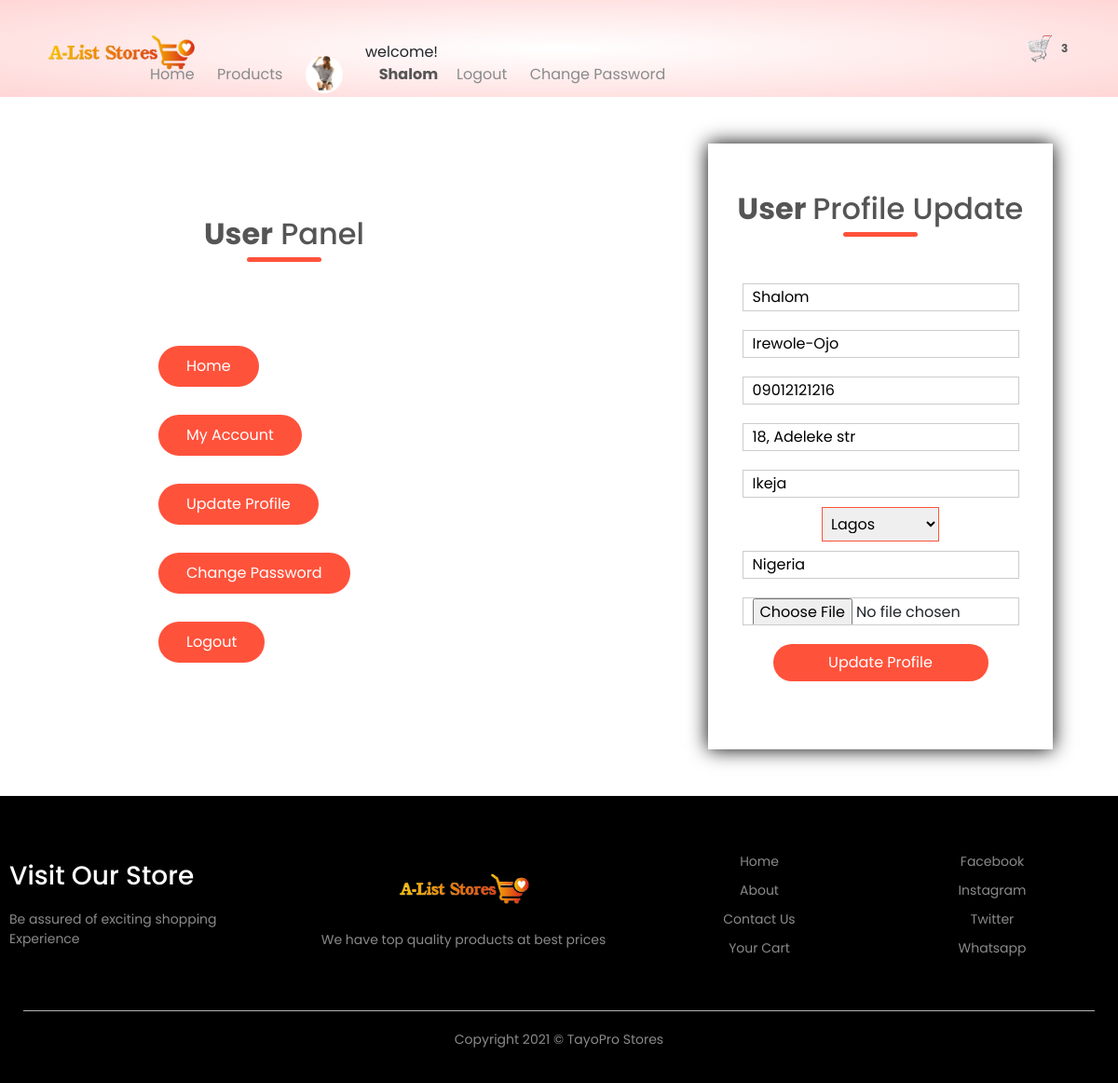
/update/ (signed in), run on the app's committed database.
### home/models.py (models this page shows, shortened)
class Setting (models.Model):
    STATUS = (
        ('True', 'True'),
        ('False', 'False'),
    )
    title = models.CharField (max_length=100)
    keywords = models.CharField (max_length=255)
    description = models.CharField (max_length=255, null=True)
    company = models.CharField (max_length=50, null=True)
    address = models.CharField (max_length=50, null=True)
    phone = models.CharField (null=True, max_length=15)
    email = models.CharField (blank=True, max_length=50)
    icon = models.ImageField (blank=True, null=True, upload_to = 'images/')
    logo = models.ImageField (blank=True, null=True, upload_to = 'images/')
    cart_icon = models.ImageField (blank=True, null=True, upload_to = 'images/')
    menu_icon = models.ImageField (blank=True, null=True, upload_to = 'images/')
    facebook = models.CharField (blank=True, max_length=50)
    instagram = models.CharField (blank=True, max_length=50)
    twitter = models.CharField (blank=True, max_length=50)
    created_at = models.DateTimeField (auto_now_add=True)
    updated_at = models.DateTimeField (auto_now=True)
    about = RichTextUploadingField (blank=True)
    about2 = RichTextUploadingField (blank=True, default = 'This is Alist Store. The store with the best of the best products to offer.')
    contact = RichTextUploadingField (blank=True)
    status = models.CharField (max_length=10, choices=STATUS)

### users/models.py (models this page shows, shortened)
class UserProfile(models.Model):
    user = models.OneToOneField(User, blank=True, null=True, on_delete=models.CASCADE)
    first_name = models.CharField(blank=True, max_length=20, null=True)
    last_name = models.CharField(blank=True, max_length=20, null=True)
    phone = models.CharField(blank=True, max_length=15)
    address = models.CharField(blank=True, max_length=15)
    city = models.CharField(blank=True, max_length=15)
    state = models.CharField(blank=True, max_length=15)
    country = models.CharField(blank=True, max_length=15)
    zipcode = models.CharField(blank=True, max_length=15)
    image = models.ImageField(blank=True, null=True, upload_to='images/users/', default='defaultpic.jpg')
    def image_tag(self):
        return mark_safe('<img scr="{}" height="50"/>'.format(self.image.url))
    image_tag.short_description = 'Image'
    class Meta:
        db_table = 'userprofile'
        managed = True
        verbose_name = 'UserProfile'
        verbose_name_plural = 'UserProfiles'

### users/views.py (the view)
# urls.py: path('update/', UsersViews.userupdate, name='userupdate'),
@login_required(login_url='/login')
def userupdate(request):
    if request.method == 'POST':
        profileform = ProfileUpdateForm(request.POST, request.FILES, instance=request.user.userprofile)
        if profileform.is_valid:
            profileform.save()
            messages.success(request, 'Your Account has been updated!')
            return redirect('user')
    else:
        profileform = ProfileUpdateForm(instance=request.user.userprofile)
        setting = Setting.objects.get(pk=1)
        category = Category.objects.all()
        offer = Product.objects.get(offer= True)
        profile = UserProfile.objects.filter(user_id=request.user.id).first()
        context = {
            'profileform': profileform,
            'setting': setting,
            'category': category,
            'profile': profile,
            'offer': offer,
        }
    return render (request, 'userupdate.html', context)

### users/forms.py
class ProfileUpdateForm(forms.ModelForm):
    class Meta:
        model = UserProfile
        fields = ('first_name', 'last_name', 'phone', 'address', 'city', 'state', 'country', 'image')
        widgets = {
            'first_name': TextInput(attrs={'class': 'input', 'placeholder': 'First Name'}),
            'last_name': TextInput(attrs={'class': 'input', 'placeholder': 'Last Name'}),
            'email': EmailInput(attrs={'class': 'input', 'placeholder': 'Email Address'}),
            'phone': TextInput(attrs={'class': 'input', 'placeholder': 'Phone'}),
            'address': TextInput(attrs={'class': 'input', 'placeholder': 'Address'}),
            'city': TextInput(attrs={'class': 'input', 'placeholder': 'city'}),
            'state': Select(attrs={'class': 'input', 'placeholder': 'State'}, choices= STATE),
            'country': TextInput(attrs={'class': 'input', 'placeholder': 'Country'}),
            'image': FileInput(attrs={'placeholder': 'image'}),
        }

### home/context_processor.py (called while the page is built)
def cartcount(request):
    cartcount = ShopCart.objects.filter(order_placed=False).filter(user__username=request.user.username)
    total_quantity = 0
    for item in cartcount:
        total_quantity += item.quantity
    context = {'itemcount': total_quantity}
    return context

### users/templates/userupdate.html (shortened to what this page needs)
{% extends 'base.html' %}
{% load static %}
{% block header %} {% include "prod-header.html" %} {% endblock header %}
{% block content %}
    <div class="profileupdate-page">
        <div class="container">
            <div class="row">
                <div class="col-2">
                    <h2  class="title"><strong>User</strong> Panel</h2>
                    <ul class="panel">
                        <li><a class="buttons" href="{% url 'index' %}">Home</a></li>
                        <li><a class="buttons" href="{% url 'user' %}">My Account</a></li>
                        <li><a class="buttons" href="{% url 'userupdate' %}">Update Profile</a></li>
                        <li><a class="buttons" href="{% url 'userpassword' %}">Change Password</a></li>
                        <li><a class="buttons" href="{% url 'logoutfunc' %}">Logout</a></li>
                    </ul>
                </div>
                <div class="col-2">
                    <div class="form-container">
                        <div class="form-buttons">
                            <h2 style="margin-top: 20px;" class="title"><strong>User </strong> Profile Update</h2>
                        </div>
                        <form action="{% url 'userupdate' %}" method="POST" enctype="multipart/form-data">
                                {{profileform.first_name}}
                                {{profileform.last_name}}
                                {{profileform.phone}}
                                {{profileform.address}}
                                {{profileform.city}}
                                {{profileform.state}}
                                {{profileform.country}}
                                {{profileform.image}}
                                <button class="buttons" type="submit">Update Profile</button>
                         </form>
                    </div>
                </div>
            </div>
        </div>
    </div>
   {% endblock content %}
   {% block footer %}  {% include "footer.html" %} {% endblock footer %}

### home/templates/prod-header.html (shortened to what this page needs)
<div class="headermain">
    <div class="container">
        <div class="header">
            <div class="logo">
                <a href="{% url 'index' %}"><img src="{{setting.logo.url}}" alt="company logo here"></a>
            </div>
            <div class="navbar">
                <ul id="MenuItems">
                        <li><a href="{% url 'index' %}">Home</a></li>
                        <li><a href="{% url 'category' %}">Products</a></li>
                    {% if user.id is not None %}
                        <li><a href="{% url 'user' %}"><img src="{{profile.image.url}}" alt="" style="border-radius: 30px; height:40px"></a></li>
                        <li>
                           welcome!<a href="{% url 'user' %}">
                                {% if request.user.first_name %}
                                    <p><strong> {{request.user.first_name}}</strong></p>
                                {% else %}
                                    <p><strong>{{request.user.username}}</strong></p>
                                {% endif %}
                           </a>
                        <li><a href="{% url 'logoutfunc' %}">Logout</a></li>
                        <li><a href="">Change Password</a></li>
                    {% else %}
                        <li><a href="{% url 'accountform' %}">Account</a></li>
                    {% endif %}
                </ul>
            </div>
            <a href="{% url 'order:shopcart' %}"><img src="{{setting.cart_icon.url}}" alt="shop cart" width="30px" height="30px">
                {% if itemcount > 0 %}
                    <span class="badge red z-depth-1 mr-1">{{ itemcount }}</span>
                {% else %}
                    <span class="badge red z-depth-1 mr-1">0</span>
                {% endif %}
            </a>
        </div>
    </div>
</div>

### home/templates/footer.html
 <div class="footer">
    <div class="container">
        <div class="row">
            <div class="footer-col-1">
                <h3>Visit Our Store</h3>
                <p>Be assured of exciting shopping Experience </p>
            </div>
            <div class="footer-col-2">
                <a href="{% url 'index' %}"><img src="{{setting.logo.url}}"></a>
                <p>We have top quality products at best prices</p>
            </div>
            <div class="footer-col-3">
                <ul>
                    <li><a href="{% url 'index' %}">Home</a></li>
                    <li><a href="{% url 'about' %}">About</a></li>
                    <li><a href="{% url 'contact' %}">Contact Us</a></li>
                    <li><a href="{% url 'order:shopcart' %}">Your Cart</a></li>
                </ul>
            </div>
            <div class="footer-col-4">
                <ul>
                    <li><a href="">Facebook</a></li>
                    <li><a href="">Instagram</a></li>
                    <li><a href="">Twitter</a></li>
                    <li><a href="">Whatsapp</a></li>
                </ul>
            </div>
        </div>
        <hr>
        <p class="copyright">Copyright 2021 &copy; TayoPro Stores</p>
    </div>
</div>

### home/static/css/main1.css (style rules this page uses)
* { padding: 0; margin: 0; box-sizing: border-box; }
body { font-family: 'Poppins', sans-serif; }
.headermain { background: radial-gradient(#fff, #ffd6d6); }
.container { max-width: 1300px; margin: auto; padding: 0 25px; }
.header { display: flex; align-items: center; padding: 20px; }
.logo { width: 100px; }
.logo img { width: 170px; }
.navbar { flex: 1; text-align: right; }
.navbar li { display: inline-block; margin-right: 20px; }
a { text-decoration: none; color: #555; }
p { color: #555; }
.row { display: flex; align-items: center; flex-wrap: wrap; justify-content: space-around; }
.col-2 { flex-basis: 50%; min-width: 300px; }
.buttons { display: inline-block; background: #ff523b; color: white; text-decoration: none; padding: 8px 30px; margin: 30px 0; border-radius: 30px; }
.title { text-align: center; margin: 0 auto 80px; position: relative; line-height: 60px; color: #555; }
.title::after { content: ''; background: #ff523b; width: 80px; height: 5px; border-radius: 5px; position: absolute; bottom: 0; left: 50%; transform: translateX(-50%); }
.footer { background: black; color: #8a8a8a; font-size: 14px; padding: 60px 0 20px; }
.footer p { color: #8a8a8a; }
.footer h3 { color: white; margin-bottom: 20px; }
.footer-col-1, .footer-col-2, .footer-col-3, .footer-col-4 { min-width: 250px; margin-bottom: 20px; }
.footer-col-1 { flex-basis: 25%; }
.footer-col-2 { flex: 1; text-align: center; }
.footer-col-2 img { width: 150px; margin-bottom: 20px; }
.footer-col-3, .footer-col-4 { flex-basis: 20%; text-align: center; }
ul { list-style-type: none; }
ul li { margin-bottom: 10px; }
ul a { text-decoration: none; color: #8a8a8a; }
.footer hr { border: none; background: #b5b5b5; height: 1px; margin: 20px 0; }
.copyright { text-align: center; }
select { border: 1px solid #ff523b; padding: 5px; }
.form-container { background: white; width: 300px; height: 470px; position: relative; text-align: center; padding: 20px 0; margin: auto; box-shadow: 0 0 20px 0 black; overflow: hidden; }
.form-buttons { display: inline-block; }
.form-container form { max-width: 300px; padding: 0 20px; position: absolute; top: 100px; transition: 1s; }
form input { width: 100%; height: 30px; margin: 10px 0; padding: 0 10px; border: 1px solid #ccc; }
form .buttons { width: 100%; border: none; cursor: pointer; margin: 10px 0; }
.panel .buttons { display: inline-block; background: #ff523b; color: white; text-decoration: none; padding: 10px 30px; margin: 10px 0; border-radius: 30px; }
.profileupdate-page { padding: 50px 0px; }
.profileupdate-page .form-container { background: white; width: 370px; height: 650px; position: relative; text-align: center; padding: 20px 0; margin: auto; box-shadow: 0 0 20px 0 black; }
.profileupdate-page .form-container form { max-width: 100%; padding: 0 20px; position: absolute; top: 140px; transition: 1s; }
.profileupdate-page form input { width: 90%; height: 30px; margin: 10px 0; padding: 0 10px; border: 1px solid #ccc; }
.profileupdate-page form .buttons { width: 70%; border: none; cursor: pointer; margin: 10px 0; }

### data on the page
Setting: logo (picture), cart_icon (picture)
UserProfile: image (picture), first_name "Shalom", last_name "Irewole-Ojo", phone "09012121216", address "18, Adeleke str", city "Ikeja", state "Lagos", country "Nigeria"

### other printed values
{{ request.user.username }} "Shalom"
{{ itemcount }} "3"
